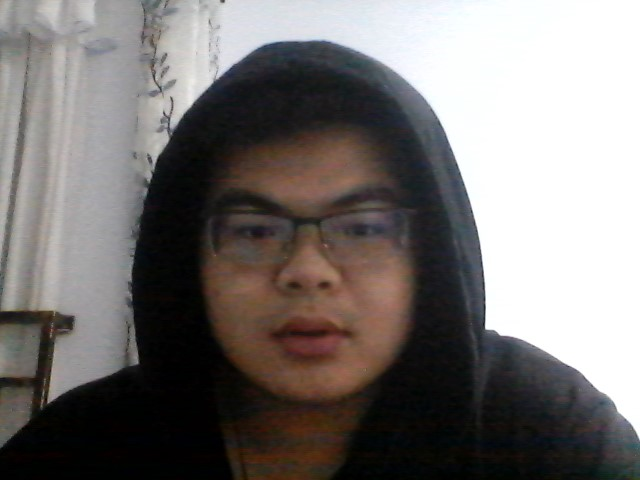
#> input picture VariousFeatures/ComputerVision/resource/me.jpg, 640 x 480 px
$ python detectFace.py
#> lines starting #> are read from the running program, lines starting #| are printed output that depends on the picture; after the words box and inside, x2 and y2 are one past the last pixel; in counts of white or black regions, pixels touching at a corner belong together
import cv2

facedata = cv2.CascadeClassifier('haar/face.xml')
trsrc = cv2.imread('../../resource/me.jpg', cv2.IMREAD_COLOR)
#> trsrc is the input picture: shape (480, 640, 3); mean B, G, R 114.5, 116.2, 120.5

gray = cv2.cvtColor(trsrc, cv2.COLOR_BGR2GRAY)
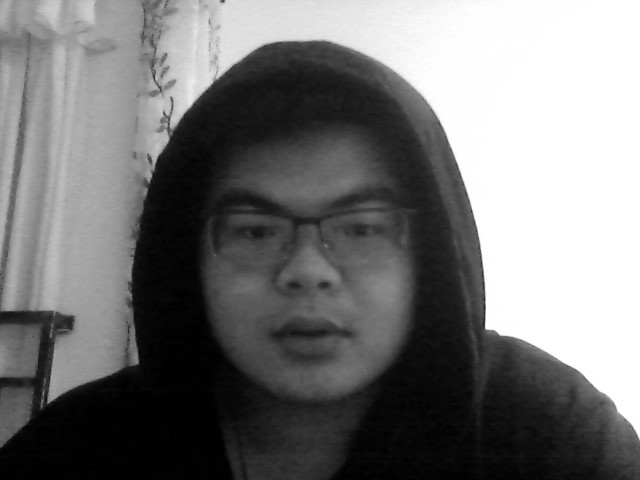
#> gray: shape (480, 640); min 0, max 255, mean 117.3
faces = facedata.detectMultiScale(gray, 1.1, 2)
#> faces = [[175, 128, 271, 271]]
l, t, w, h = faces[0]
#> l = 175; t = 128; w = 271; h = 271
cv2.rectangle(trsrc, (l, t), (l + w, t + h), (0, 0, 255), thickness= 5)
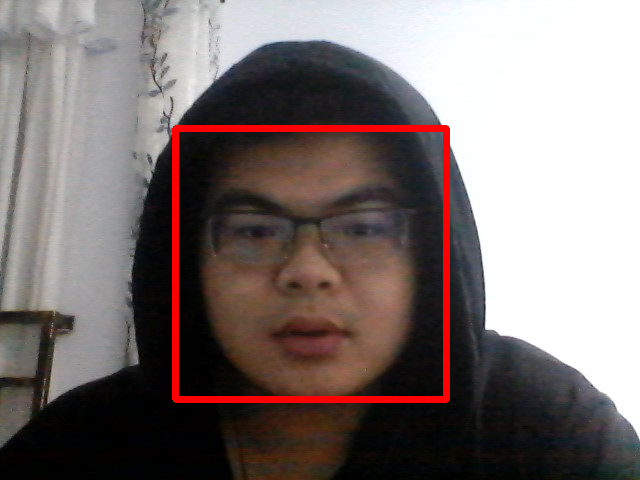
#> trsrc: shape (480, 640, 3); 2.46% of pixels changed, all inside (x1, y1, x2, y2) = (172, 125, 450, 403)

cv2.imshow("tor", trsrc)

cv2.waitKey(0)
cv2.destroyAllWindows()
